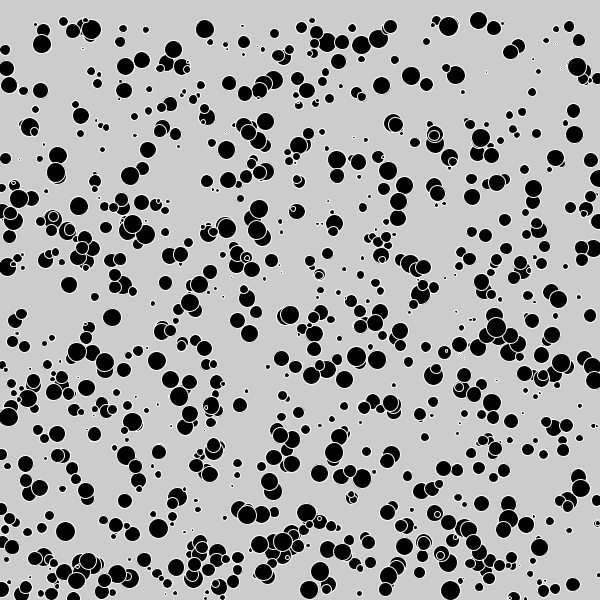
Frame 1 (no input)
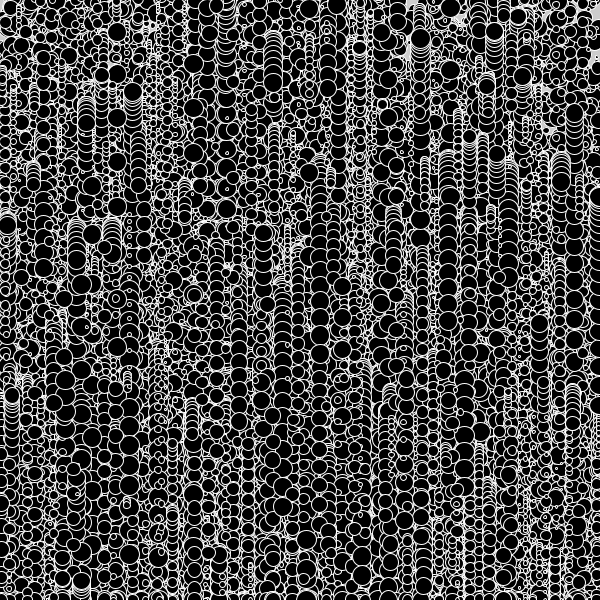
Frame 60 (the mouse pressed at the canvas centre just before this capture)
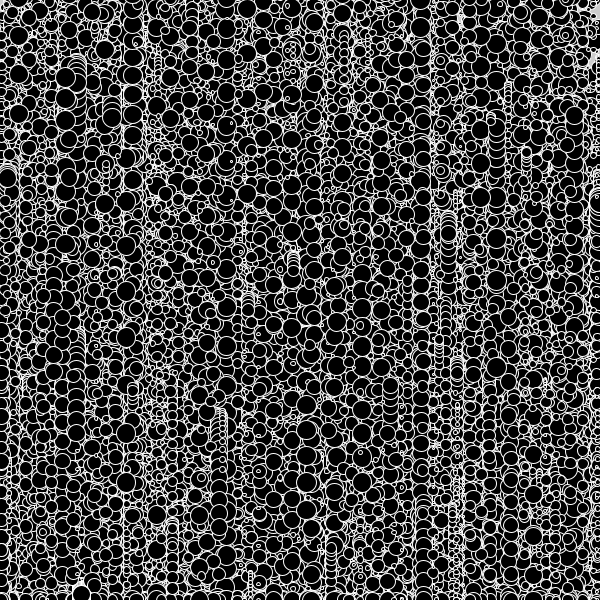
Frame 120 (the mouse held since frame 60 and released just before this capture)

The Processing sketch that drew these frames (run headless with seeded random() and noise(); from frame 60 on, the mouse is pressed at the canvas centre):

// Processing sketch: processing_28094
// ── processing_28094.pde

Circle[] circles;
 
void setup(){
  size(600,600);
  smooth();
  circles=new Circle[10000];
  for(int i = 0; i < 1000; i++){
    fill(0);
    stroke(255);
    circles[i]=new Circle(random(1,600),random(20,600),random(2,20));
  }
}
 
void draw(){
 for(int i = 0; i < 1000; i++){
    circles[i].display();
    circles[i].move();
  }
}
 
class Circle {
  float x,y,diameter, vy, vx, gravity, friction;
   
 //constructor
  Circle(float xpos, float ypos, float dia){
    x=xpos;
    y=ypos;
    diameter=dia;
    friction=random(-5,-1);
    gravity=random(0.9,1);
 
  }
   
  void display(){
    ellipse (x,y,diameter, diameter);
  }
   
  void move(){
    vy+=gravity;
    x+=vx;
    y+=vy;
    if (y > height){
      y=height;
      vy*=friction;
    }
    if (x>width){
      x=width;
      vx*=friction;
    }
  }
}
 
